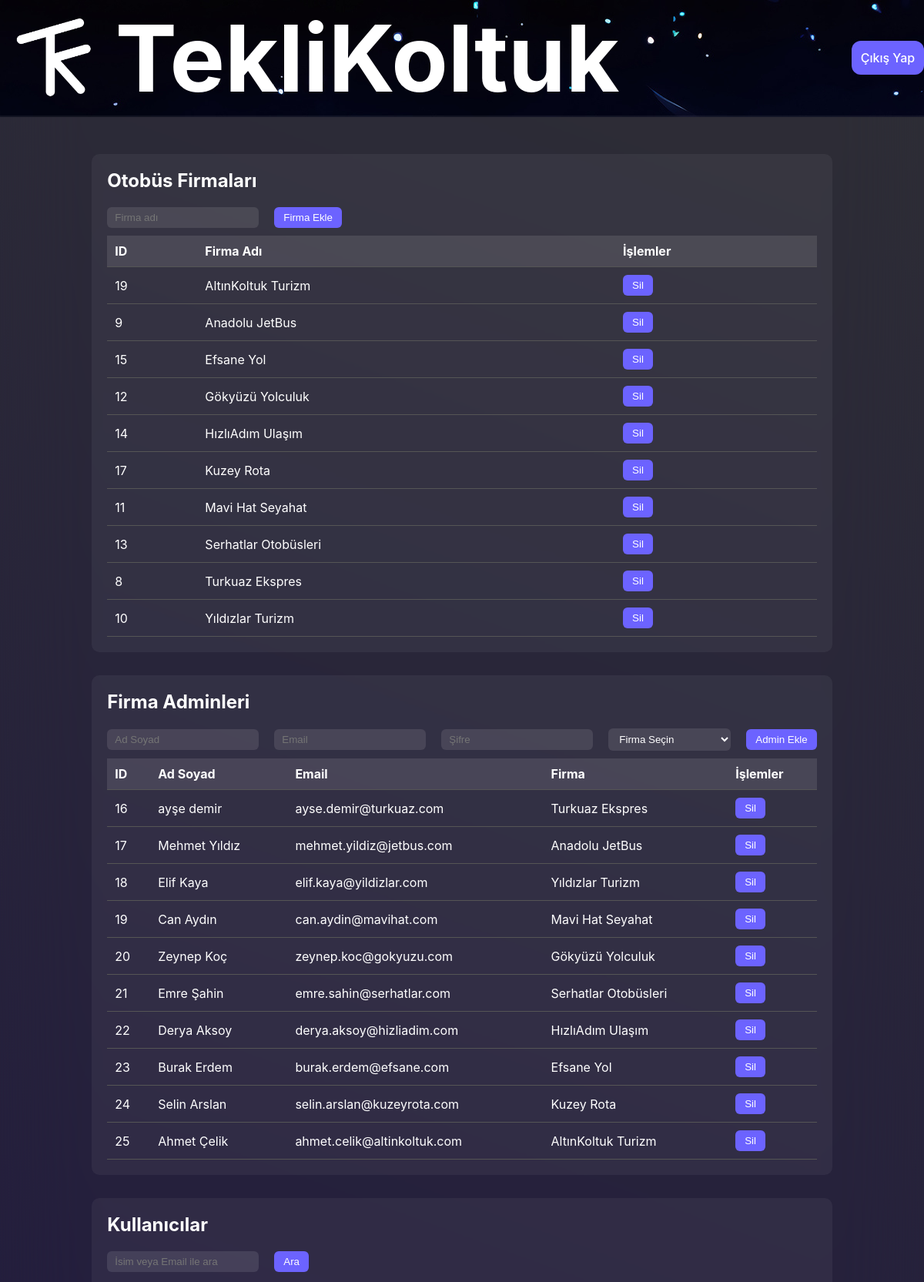
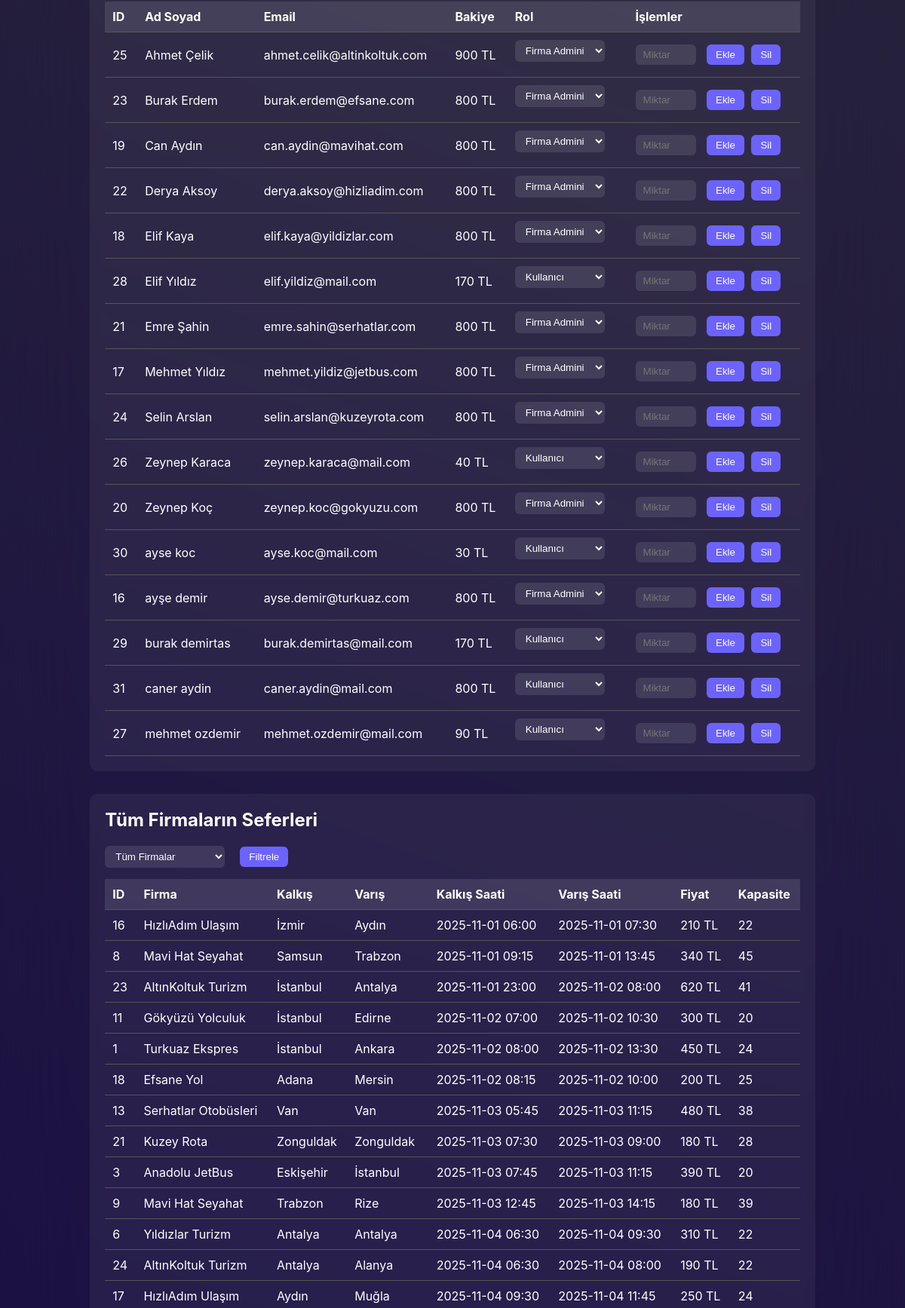
Screenshot of /admin/dashboard.php (signed in, upper part) with the database file from the repository (2 pictures, top to bottom).
### tables this page shows
CREATE TABLE "BusCompany" (
	"id"	INTEGER,
	"name"	TEXT NOT NULL UNIQUE,
	"logo"	TEXT,
	"created_at"	TEXT NOT NULL DEFAULT (datetime('now')),
	PRIMARY KEY("id" AUTOINCREMENT)
);

CREATE TABLE "User" (
	"id"	INTEGER UNIQUE,
	"name"	TEXT,
	"email"	TEXT NOT NULL UNIQUE,
	"role"	TEXT NOT NULL DEFAULT 'user' CHECK("role" IN ('user', 'company', 'admin')),
	"password"	TEXT NOT NULL,
	"company_id"	TEXT DEFAULT NULL,
	"balance"	INTEGER DEFAULT 800,
	"created_at"	TEXT NOT NULL DEFAULT (datetime('now')),
	PRIMARY KEY("id" AUTOINCREMENT),
	FOREIGN KEY("company_id") REFERENCES "BusCompany"("id") ON DELETE CASCADE
);

CREATE TABLE "Trips" (
	"id"	INTEGER,
	"company_id"	INTEGER NOT NULL,
	"destination_city"	TEXT NOT NULL,
	"arrival_time"	DATETIME NOT NULL,
	"departure_time"	DATETIME NOT NULL,
	"departure_city"	TEXT NOT NULL,
	"price"	INTEGER NOT NULL,
	"capacity"	INTEGER NOT NULL,
	"created_date"	TEXT NOT NULL DEFAULT (datetime('now')),
	PRIMARY KEY("id"),
	FOREIGN KEY("company_id") REFERENCES "BusCompany"("id")
);

### admin/dashboard.php (the view, shortened to what this page needs)
<?php
require(__DIR__ . '/../db/connect.php');
$companies = $db->query("SELECT * FROM BusCompany ORDER BY name ASC")->fetchAll(PDO::FETCH_ASSOC);
$admins = $db->query("
    SELECT u.id, u.name, u.email, COALESCE(c.name, '') AS company_name
    FROM User u
    LEFT JOIN BusCompany c ON u.company_id = c.id
    WHERE u.role = 'company'
")->fetchAll(PDO::FETCH_ASSOC);
$query = "
    SELECT t.*, c.name AS company_name
    FROM Trips t
    INNER JOIN BusCompany c ON t.company_id = c.id
";
$params = [];
$query .= " ORDER BY t.departure_time ASC";
$stmt = $db->prepare($query);
$stmt->execute($params);
$all_trips = $stmt->fetchAll(PDO::FETCH_ASSOC);
$userQuery = "SELECT * FROM User WHERE role != 'admin'";
$userParams = [];
$userQuery .= " ORDER BY name ASC";
$users = $db->prepare($userQuery);
$users->execute($userParams);
$users = $users->fetchAll(PDO::FETCH_ASSOC);
?>
<!DOCTYPE html>
<html lang="tr">
<head>
<link rel="stylesheet" href="../styles2.css">
</head>
<?php include("../includes/header.php")?>
<body>
<div class="admin-dashboard">
    <div class="admin-section">
        <h2>Otobüs Firmaları</h2>
        <form action="admin_actions.php" method="POST">
            <input type="text" name="name" placeholder="Firma adı" required>
            <button type="submit">Firma Ekle</button>
        </form>
        <table>
            <tr>
                <th>ID</th>
                <th>Firma Adı</th>
                <th>İşlemler</th>
            </tr>
            <?php foreach($companies as $c): ?>
            <tr>
                <td><?= $c['id'] ?></td>
                <td><?= htmlspecialchars($c['name']) ?></td>
                <td>
                    <form action="admin_actions.php" method="POST" style="display:inline;">
                        <button type="submit" onclick="return confirm('Firma silinecek!')">Sil</button>
                    </form>
                </td>
            </tr>
            <?php endforeach; ?>
        </table>
    </div>
    <div class="admin-section">
        <h2>Firma Adminleri</h2>
        <form action="admin_actions.php" method="POST">
            <input type="text" name="name" placeholder="Ad Soyad" required>
            <input type="email" name="email" placeholder="Email" required>
            <input type="password" name="password" placeholder="Şifre" required>
            <select name="company_id" required>
                <option value="">Firma Seçin</option>
            </select>
            <button type="submit">Admin Ekle</button>
        </form>
        <table>
            <tr>
                <th>ID</th>
                <th>Ad Soyad</th>
                <th>Email</th>
                <th>Firma</th>
                <th>İşlemler</th>
            </tr>
            <?php foreach($admins as $a): ?>
<tr>
    <td><?= htmlspecialchars($a['id'] ?? '') ?></td>
    <td><?= htmlspecialchars($a['name'] ?? '') ?></td>
    <td><?= htmlspecialchars($a['email'] ?? '') ?></td>
    <td><?= htmlspecialchars($a['company_name'] ?? '—') ?></td>
    <td>
        <form action="admin_actions.php" method="POST" style="display:inline;">
            <button type="submit" onclick="return confirm('Admin silinecek!')">Sil</button>
        </form>
    </td>
</tr>
            <?php endforeach; ?>
        </table>
    </div>
    <div class="admin-section">
        <h2>Kullanıcılar</h2>
        <form method="GET" style="margin-bottom:15px; gap:10px; display:flex; align-items:center; flex-wrap:wrap;">
            <input type="text" name="user_filter" placeholder="İsim veya Email ile ara" value="<?= htmlspecialchars($_GET['user_filter'] ?? '') ?>">
            <button type="submit">Ara</button>
        </form>
        <table>
            <tr>
                <th>ID</th>
                <th>Ad Soyad</th>
                <th>Email</th>
                <th>Bakiye</th>
                <th>Rol</th>
                <th>İşlemler</th>
            </tr>
            <?php if(count($users) > 0): ?>
                <?php foreach($users as $u): ?>
                <tr>
                    <td><?= htmlspecialchars($u['id']) ?></td>
                    <td><?= htmlspecialchars($u['name']) ?></td>
                    <td><?= htmlspecialchars($u['email']) ?></td>
                    <td><?= htmlspecialchars($u['balance'] ?? 0) ?> TL</td>
                    <td>
                        <form action="admin_actions.php" method="POST">
                            <select name="role" onchange="this.form.submit()">
                                <option value="user" <?= $u['role'] === 'user' ? 'selected' : '' ?>>Kullanıcı</option>
                                <option value="company" <?= $u['role'] === 'company' ? 'selected' : '' ?>>Firma Admini</option>
                            </select>
                        </form>
                    </td>
                    <td>
                        <form action="admin_actions.php" method="POST" style="display:inline; margin-right:5px;">
                            <input type="number" name="amount" placeholder="Miktar" style="width:80px;" required>
                            <button type="submit">Ekle</button>
                        </form>
                        <form action="admin_actions.php" method="POST" style="display:inline;">
                            <button type="submit" onclick="return confirm('Kullanıcı silinecek!')">Sil</button>
                        </form>
                    </td>
                </tr>
                <?php endforeach; ?>
            <?php else: ?>
                <tr>
                    <td colspan="6" style="text-align:center; color:#bbb;">Kullanıcı bulunamadı.</td>
                </tr>
            <?php endif; ?>
        </table>
    </div>
    <div class="admin-section">
        <h2>Tüm Firmaların Seferleri</h2>
        <form method="GET" style="margin-bottom:15px; gap:10px; display:flex; align-items:center; flex-wrap:wrap;">
            <select name="company_id">
                <option value="">Tüm Firmalar</option>
            </select>
            <button type="submit">Filtrele</button>
        </form>
        <table>
            <tr>
                <th>ID</th>
                <th>Firma</th>
                <th>Kalkış</th>
                <th>Varış</th>
                <th>Kalkış Saati</th>
                <th>Varış Saati</th>
                <th>Fiyat</th>
                <th>Kapasite</th>
            </tr>
            <?php if(count($all_trips) > 0): ?>
                <?php foreach($all_trips as $trip): ?>
                <tr>
                    <td><?= $trip['id'] ?></td>
                    <td><?= htmlspecialchars($trip['company_name']) ?></td>
                    <td><?= htmlspecialchars($trip['departure_city']) ?></td>
                    <td><?= htmlspecialchars($trip['destination_city']) ?></td>
                    <td><?= htmlspecialchars($trip['departure_time']) ?></td>
                    <td><?= htmlspecialchars($trip['arrival_time']) ?></td>
                    <td><?= htmlspecialchars($trip['price']) ?> TL</td>
                    <td><?= htmlspecialchars($trip['capacity']) ?></td>
                </tr>
                <?php endforeach; ?>
            <?php else: ?>
                <tr>
                    <td colspan="8" style="text-align:center; color:#bbb;">Sefer bulunamadı.</td>
                </tr>
            <?php endif; ?>
        </table>
    </div>
</div>
<?php include("../includes/footer.php")?>
</body>
</html>

### styles2.css (style rules this page uses)
:root { --hero-height: min(72vh, 720px); --max-width: 1200px; --accent: #6C63FF; --glass: rgba(255,255,255,0.06); --overlay: linear-gradient(135deg, rgba(108,99,255,0.45), rgba(0,0,0,0.25)); --radius: 12px; --transition: 220ms cubic-bezier(.2,.9,.3,1); --font-sans: "Inter", system-ui, -apple-system, "Segoe UI", Roboto, "Helvetica Neue", Arial; }
* { margin: 0; padding: 0; box-sizing: border-box; }
body { font-family: var(--font-sans); background: linear-gradient(200deg, #2e2e35, #160948); color: #fff; min-height: 100vh; display: flex; backdrop-filter: blur(50px); flex-direction: column; }

### admin/dashboard.php (style rules this page uses)
body { padding-top: 150px; }
.admin-dashboard { max-width: 1200px; margin: 50px auto; color: #fff; }
.admin-section { background: rgba(255,255,255,0.05); padding: 20px; border-radius: 10px; margin-bottom: 30px; }
.admin-section h2 { margin-bottom: 20px; }
table { width: 100%; border-collapse: collapse; }
th, td { padding: 10px; text-align: left; border-bottom: 1px solid #555; }
th { background: rgba(255,255,255,0.1); }
input, select { padding: 6px 10px; border-radius: 6px; border: none; background: rgba(255,255,255,0.1); color: #fff; margin-right: 10px; }
button { background: var(--accent); border: none; padding: 6px 12px; border-radius: 6px; color: #fff; cursor: pointer; }
form { display: flex; flex-wrap: wrap; align-items: center; margin-bottom: 10px; gap:10px; }

### rows the page displays
buscompany: id "19", name "AltınKoltuk Turizm"
buscompany: id "9", name "Anadolu JetBus"
buscompany: id "15", name "Efsane Yol"
buscompany: id "12", name "Gökyüzü Yolculuk"
buscompany: id "14", name "HızlıAdım Ulaşım"
buscompany: id "17", name "Kuzey Rota"
buscompany: id "11", name "Mavi Hat Seyahat"
buscompany: id "13", name "Serhatlar Otobüsleri"
buscompany: id "8", name "Turkuaz Ekspres"
buscompany: id "10", name "Yıldızlar Turizm"
user: id "16", name "ayşe demir", email "ayse.demir@turkuaz.com", company_name "Turkuaz Ekspres", balance "800", role "Firma Admini"
user: id "17", name "Mehmet Yıldız", email "mehmet.yildiz@jetbus.com", company_name "Anadolu JetBus", balance "800", role "Firma Admini"
user: id "18", name "Elif Kaya", email "elif.kaya@yildizlar.com", company_name "Yıldızlar Turizm", balance "800", role "Firma Admini"
user: id "19", name "Can Aydın", email "can.aydin@mavihat.com", company_name "Mavi Hat Seyahat", balance "800", role "Firma Admini"
user: id "20", name "Zeynep Koç", email "zeynep.koc@gokyuzu.com", company_name "Gökyüzü Yolculuk", balance "800", role "Firma Admini"
user: id "21", name "Emre Şahin", email "emre.sahin@serhatlar.com", company_name "Serhatlar Otobüsleri", balance "800", role "Firma Admini"
user: id "22", name "Derya Aksoy", email "derya.aksoy@hizliadim.com", company_name "HızlıAdım Ulaşım", balance "800", role "Firma Admini"
user: id "23", name "Burak Erdem", email "burak.erdem@efsane.com", company_name "Efsane Yol", balance "800", role "Firma Admini"
user: id "24", name "Selin Arslan", email "selin.arslan@kuzeyrota.com", company_name "Kuzey Rota", balance "800", role "Firma Admini"
user: id "25", name "Ahmet Çelik", email "ahmet.celik@altinkoltuk.com", company_name "AltınKoltuk Turizm", balance "900", role "Firma Admini"
user: id "28", name "Elif Yıldız", email "elif.yildiz@mail.com", balance "170", role "Kullanıcı"
user: id "26", name "Zeynep Karaca", email "zeynep.karaca@mail.com", balance "40", role "Kullanıcı"
user: id "30", name "ayse koc", email "ayse.koc@mail.com", balance "30", role "Kullanıcı"
user: id "29", name "burak demirtas", email "burak.demirtas@mail.com", balance "170", role "Kullanıcı"
user: id "31", name "caner aydin", email "caner.aydin@mail.com", balance "800", role "Kullanıcı"
user: id "27", name "mehmet ozdemir", email "mehmet.ozdemir@mail.com", balance "90", role "Kullanıcı"
trips: id "16", company.name "HızlıAdım Ulaşım", departure_city "İzmir", destination_city "Aydın", departure_time "2025-11-01 06:00", arrival_time "2025-11-01 07:30", price "210", capacity "22"
trips: id "8", company.name "Mavi Hat Seyahat", departure_city "Samsun", destination_city "Trabzon", departure_time "2025-11-01 09:15", arrival_time "2025-11-01 13:45", price "340", capacity "45"
trips: id "23", company.name "AltınKoltuk Turizm", departure_city "İstanbul", destination_city "Antalya", departure_time "2025-11-01 23:00", arrival_time "2025-11-02 08:00", price "620", capacity "41"
trips: id "11", company.name "Gökyüzü Yolculuk", departure_city "İstanbul", destination_city "Edirne", departure_time "2025-11-02 07:00", arrival_time "2025-11-02 10:30", price "300", capacity "20"
trips: id "1", company.name "Turkuaz Ekspres", departure_city "İstanbul", destination_city "Ankara", departure_time "2025-11-02 08:00", arrival_time "2025-11-02 13:30", price "450", capacity "24"
trips: id "18", company.name "Efsane Yol", departure_city "Adana", destination_city "Mersin", departure_time "2025-11-02 08:15", arrival_time "2025-11-02 10:00", price "200", capacity "25"
trips: id "13", company.name "Serhatlar Otobüsleri", departure_city "Van", destination_city "Van", departure_time "2025-11-03 05:45", arrival_time "2025-11-03 11:15", price "480", capacity "38"
trips: id "21", company.name "Kuzey Rota", departure_city "Zonguldak", destination_city "Zonguldak", departure_time "2025-11-03 07:30", arrival_time "2025-11-03 09:00", price "180", capacity "28"
trips: id "3", company.name "Anadolu JetBus", departure_city "Eskişehir", destination_city "İstanbul", departure_time "2025-11-03 07:45", arrival_time "2025-11-03 11:15", price "390", capacity "20"
trips: id "9", company.name "Mavi Hat Seyahat", departure_city "Trabzon", destination_city "Rize", departure_time "2025-11-03 12:45", arrival_time "2025-11-03 14:15", price "180", capacity "39"
trips: id "6", company.name "Yıldızlar Turizm", departure_city "Antalya", destination_city "Antalya", departure_time "2025-11-04 06:30", arrival_time "2025-11-04 09:30", price "310", capacity "22"
trips: id "24", company.name "AltınKoltuk Turizm", departure_city "Antalya", destination_city "Alanya", departure_time "2025-11-04 06:30", arrival_time "2025-11-04 08:00", price "190", capacity "22"
trips: id "17", company.name "HızlıAdım Ulaşım", departure_city "Aydın", destination_city "Muğla", departure_time "2025-11-04 09:30", arrival_time "2025-11-04 11:45", price "250", capacity "24"
